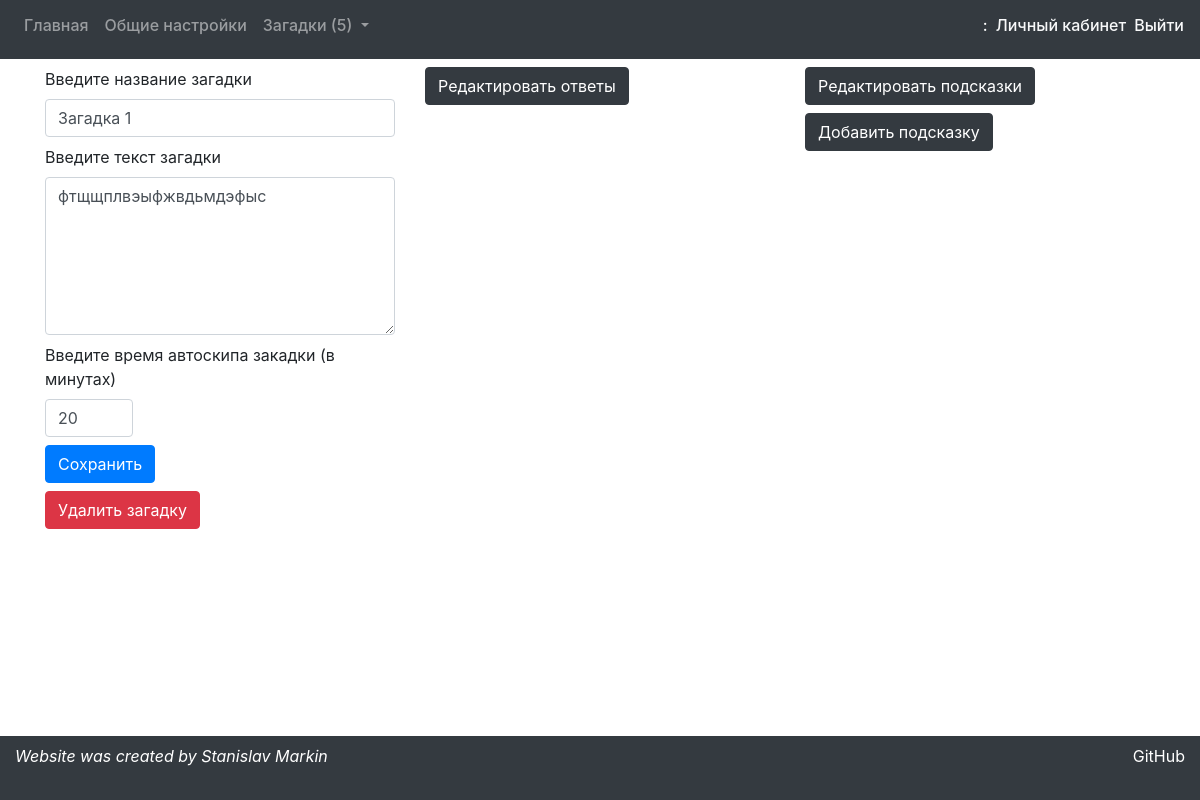
Page /edit/1/puzzle/1 on the committed database.
### creationApp/models.py (models this page shows, shortened)
class Puzzle(models.Model):
    quest = models.ForeignKey('preparationApp.Quest', models.CASCADE)
    title = models.CharField(max_length=50)
    html = models.TextField()
    auto_skip_minutes = models.IntegerField()

### creationApp/views.py (the view)
# urls.py: path('<int:quest_id>/puzzle/<int:puzzle_id>', views.puzzle_page, name="puzzle_page"),
def puzzle_page(request, quest_id, puzzle_id):
    args = get_args(quest_id)
    if request.session.get('message'):
        args['message'] = request.session.get('message')
        request.session.pop('message')
    args['puzzle'] = Puzzle.objects.get(id=puzzle_id)
    args['hints'] = list(filter(lambda h: h.puzzle == args['puzzle'], Hint.objects.all()))
    args['answers'] = list(filter(lambda a: a.puzzle == args['puzzle'], Answer.objects.all()))
    return render(request, 'creationApp/puzzlePage.html', args)

### creationApp/views.py (called while the page is built)
def get_args(quest_id):
    quest = Quest.objects.get(id=quest_id)
    puzzles = list(filter(lambda p: p.quest == quest, Puzzle.objects.all()))
    return {'quest': quest, 'puzzles': puzzles, 'message': 'none'}

### creationApp/templates/creationApp/puzzlePage.html (shortened to what this page needs)
{% extends 'creationApp/mainWrapper.html' %}
{% block content %}
    <div class="row">
        <div class="col-4">
            <form action="/edit/{{ quest.id }}/edit/puzzle" method="post">{% csrf_token %}
                <label for="puzzle_title">Введите название загадки</label>
                <input type="text" class="form-control mb-2" id="puzzle_title" placeholder="Новая загадка"
                       name="title" value="{{ puzzle.title }}">
                <label for="html">Введите текст загадки</label>
                <textarea type="text" class="form-control mb-2" rows="6" id="html" name="html"
                          placeholder="Описание новой загадки">{{ puzzle.html }}</textarea>
                <label for="auto_skip_minutes">Введите время автоскипа закадки (в минутах)</label>
                <input type="number" class="form-control w-25 mb-2" step="5" name="auto_skip_minutes"
                       id="auto_skip_minutes" placeholder="120" value="{{ puzzle.auto_skip_minutes }}">
                <input type="submit" class="btn-primary btn mb-2" value="Сохранить">
            </form>
            <form action="/edit/{{ quest.id }}/delete/puzzle" method="post">{% csrf_token %}
                <input type="submit" class="btn btn-danger mb-5" value="Удалить загадку">
            </form>
        </div>
        <div class="col-4">
            <button type="button" class="btn btn-dark mb-2"
                    data-toggle="collapse" data-target="#answers">
                Редактировать ответы
            </button>
        </div>
        <div class="col-4">
            <button type="button" class="btn btn-dark mb-2"
                    data-toggle="collapse" data-target="#hints">
                Редактировать подсказки
            </button>
            <button type="button" class="btn btn-dark mb-2"
                    data-toggle="collapse" data-target="#hint">
                Добавить подсказку
            </button>
        </div>
    </div>
{% endblock %}

### rows in the picture
Puzzle: title "Загадка 1", html "фтщщплвэыфжвдьмдэфыс", auto_skip_minutes "20"

### other values in the picture
{{ puzzles|length }} "5"
